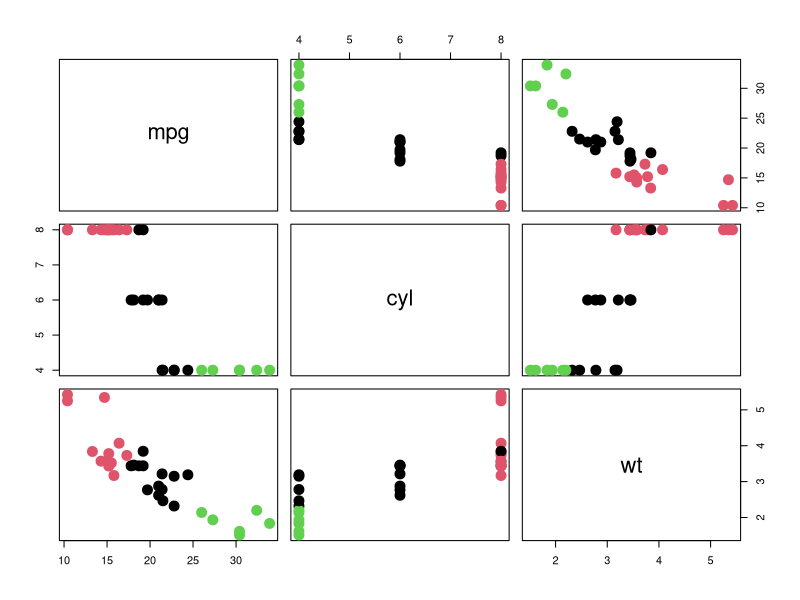
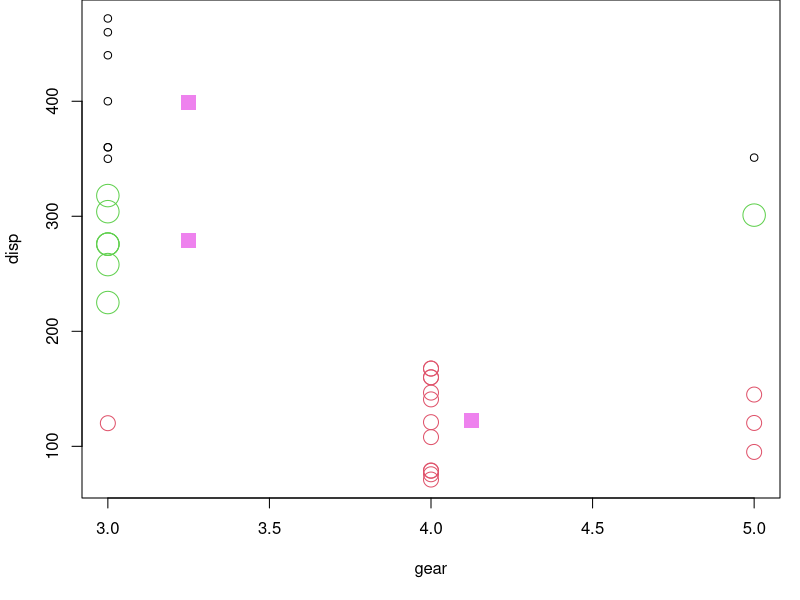
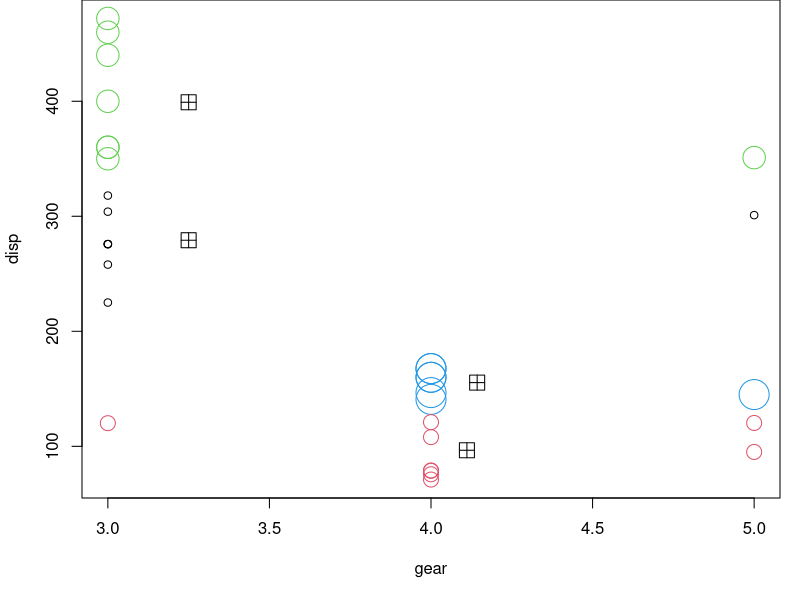

The R source for these figures, in order:
#Clustering on mtcars

#https://rstudio-pubs-static.s3.amazonaws.com/111803_f6ec030f9a544fb2a058170f8047eb67.html#/4

#kmeans - select only few column to group them
df = mtcars[, c('mpg', 'cyl', 'wt')]
km_fit1 <- kmeans(df, centers=3)
km_fit1
km_fit1$centers  #average of each cluster
km_fit1$size  #how many into each cluster











kmeanPlot <- par(mar = c(5.1, 4.1, 0, 1))
plot(df,
     col = km_fit1$cluster,
     pch = 20, cex = 3)
points(km_fit1$centers, pch = 15, cex = 4, lwd = 4, col='pink')

#Interactive Clustering at
#https://mikedamour.shinyapps.io/ShinyProject/

var1='cyl'
var2='gear'
(vars=sample(x=c('cyl','gear','vs','am','mpg','disp'), replace=F, size=2))
data1 = mtcars[c(vars)]
cluster1 = kmeans(data1,3)
plot(data1,col=cluster1$cluster, cex=cluster1$cluster)
points(cluster1$centers, pch = 15, cex = 2, col='violet')

cluster1 = kmeans(data1,4)
plot(data1,col=cluster1$cluster, cex=cluster1$cluster)
points(cluster1$centers, pch = 12, cex = 2, col='black')



